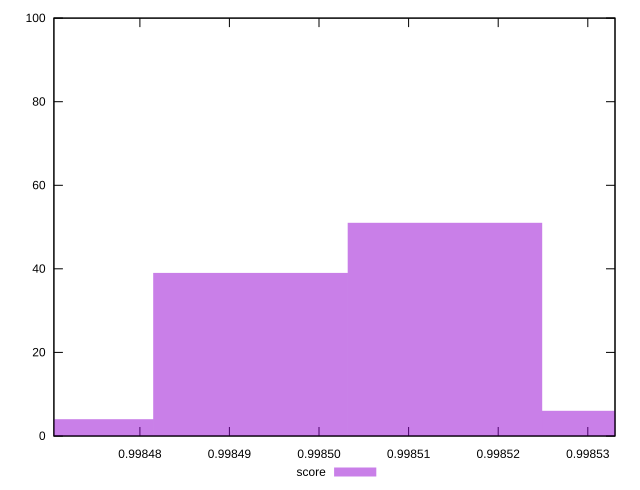

Reproduce this figure in gnuplot.
reset

$score <<EOF
0.9985140464712167 51
0.9984923453052932 39
0.9985357476371401 6
0.9984706441393697 4
EOF

set key outside below
set boxwidth 0.000021701165923481193
set xrange [0.9984704063097833:0.9985330357963618]
set yrange [0:100]
set style fill transparent solid 0.5 noborder
set terminal svg size 640, 490 enhanced background rgb 'white'
set output "report_00007_2020-12-11T15:55:29.892Z/speed-index/samples/pages+cached+noexternal+nocss/score/histogram.svg"

plot $score title "score" with boxes

reset
